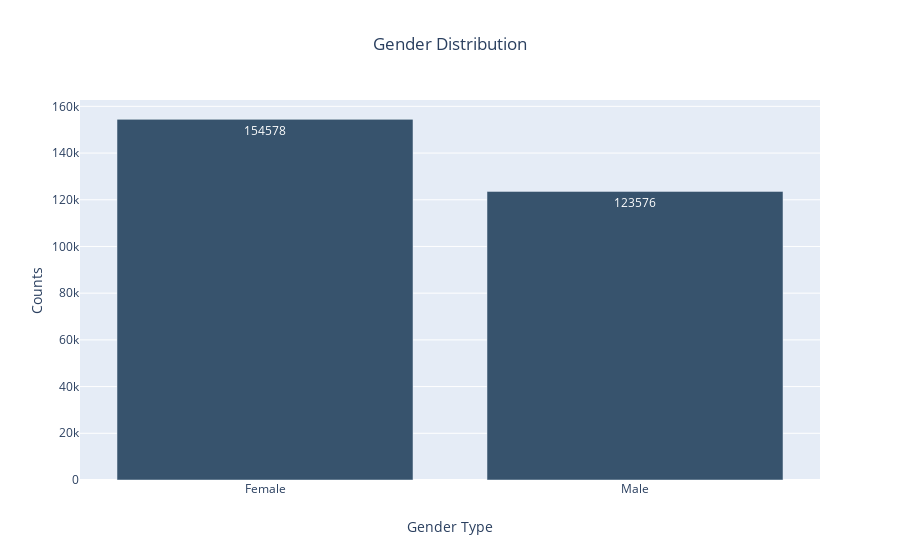

This figure's notebook cell:
### Markdown cell above
## Gender Distribution

### Code cell
counts_plot(df, 'gender',  x_axis='Gender Type', y_axis='Counts', title='Gender Distribution')

### Figure 1 — Plotly figure (JSON) as saved in the notebook; plotly's stock layout.template omitted (floating-point values rounded to 4 significant figures)
{"data": [{"hoverinfo": "text", "hovertext": ["Total counts of `Female` is 154578", "Total counts of `Male` is 123576", "Total counts of `Female` is 0"], "marker": {"color": "rgb(55, 83, 109)"}, "text": ["154578", "123576", "0"], "textposition": "auto", "type": "bar", "x": ["Female", "Male", "Female"], "y": [154578, 123576, 0]}], "layout": {"title": {"text": "Gender Distribution", "x": 0.5}, "xaxis": {"title": {"text": "Gender Type"}}, "yaxis": {"title": {"text": "Counts"}}}}
